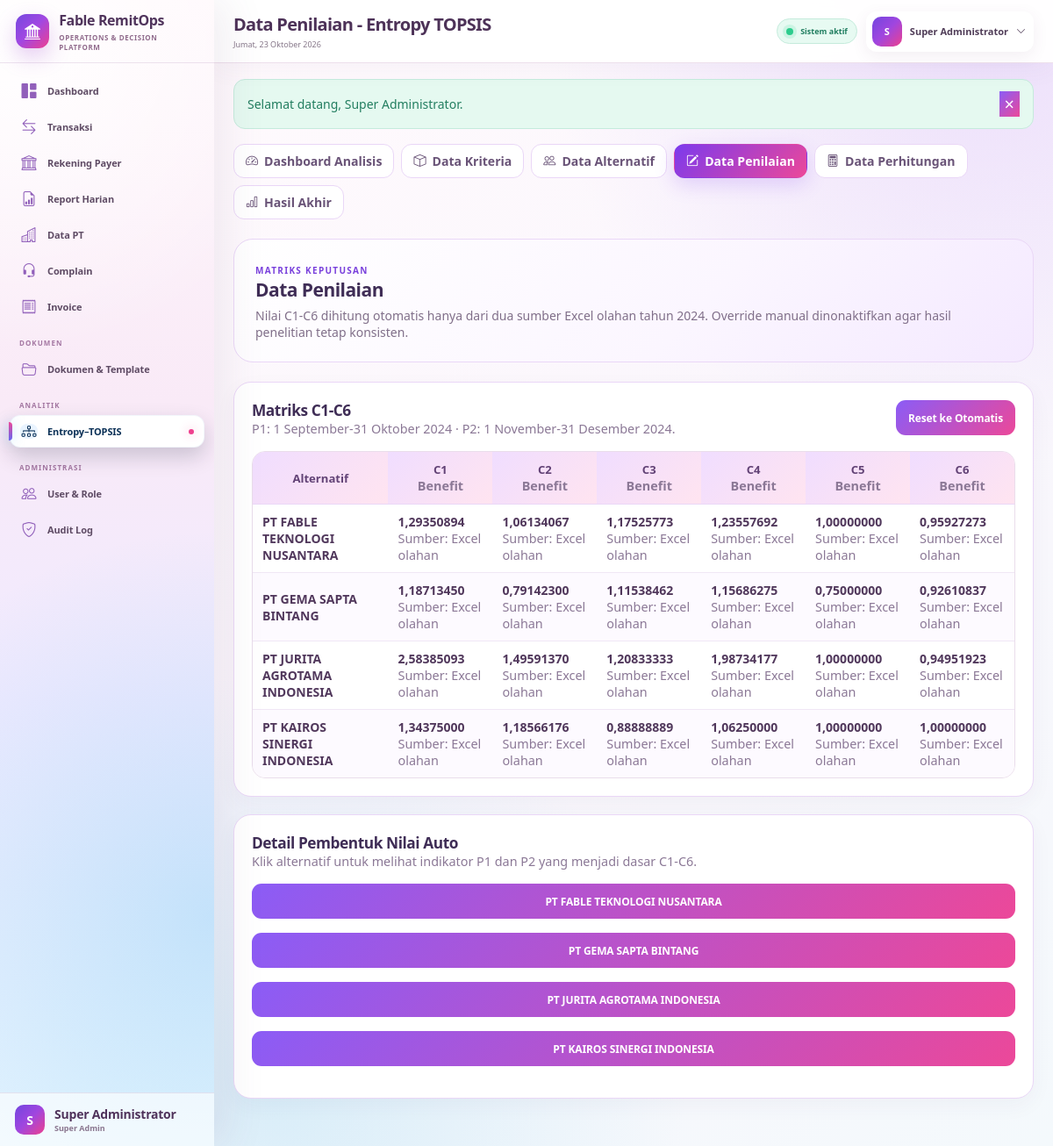
Page /public/analysis/assessment (signed in) on the committed database.
### tables this page shows
CREATE TABLE `users` (
  `id` bigint(20) UNSIGNED NOT NULL,
  `role_id` bigint(20) UNSIGNED NOT NULL,
  `name` varchar(150) NOT NULL,
  `username` varchar(80) NOT NULL,
  `email` varchar(190) NOT NULL,
  `password` varchar(255) NOT NULL,
  `transaction_team` tinyint(3) UNSIGNED DEFAULT NULL,
  `is_active` tinyint(1) NOT NULL DEFAULT 1,
  `must_change_password` tinyint(1) NOT NULL DEFAULT 1,
  `last_login_at` datetime DEFAULT NULL,
  `created_at` datetime NOT NULL DEFAULT current_timestamp(),
  `updated_at` datetime NOT NULL DEFAULT current_timestamp() ON UPDATE current_timestamp()
);

CREATE TABLE `roles` (
  `id` bigint(20) UNSIGNED NOT NULL,
  `code` varchar(50) NOT NULL,
  `name` varchar(100) NOT NULL,
  `description` varchar(255) DEFAULT NULL,
  `created_at` datetime NOT NULL DEFAULT current_timestamp()
);

CREATE TABLE `spk_criteria` (
  `id` bigint(20) UNSIGNED NOT NULL,
  `code` varchar(10) NOT NULL,
  `name` varchar(200) NOT NULL,
  `criterion_type` enum('benefit','cost') NOT NULL DEFAULT 'benefit',
  `data_rule` varchar(80) NOT NULL DEFAULT 'manual',
  `description` varchar(500) DEFAULT NULL,
  `sort_order` int(11) NOT NULL DEFAULT 0,
  `is_active` tinyint(1) NOT NULL DEFAULT 1,
  `created_by` bigint(20) UNSIGNED DEFAULT NULL,
  `created_at` datetime NOT NULL DEFAULT current_timestamp(),
  `updated_at` datetime NOT NULL DEFAULT current_timestamp() ON UPDATE current_timestamp()
);

CREATE TABLE `spk_alternatives` (
  `id` bigint(20) UNSIGNED NOT NULL,
  `alternative_key` varchar(80) NOT NULL,
  `name` varchar(255) NOT NULL,
  `is_active` tinyint(1) NOT NULL DEFAULT 1,
  `source_note` varchar(500) DEFAULT NULL,
  `created_at` datetime NOT NULL DEFAULT current_timestamp(),
  `updated_at` datetime NOT NULL DEFAULT current_timestamp() ON UPDATE current_timestamp()
);

CREATE TABLE `spk_assessments` (
  `id` bigint(20) UNSIGNED NOT NULL,
  `alternative_id` bigint(20) UNSIGNED NOT NULL,
  `criterion_id` bigint(20) UNSIGNED NOT NULL,
  `auto_value` decimal(24,8) NOT NULL DEFAULT 0.00000000,
  `override_value` decimal(24,8) DEFAULT NULL,
  `source_detail_json` longtext DEFAULT NULL,
  `updated_at` datetime NOT NULL DEFAULT current_timestamp() ON UPDATE current_timestamp()
);

### app/Views/analysis/assessment.php (the view, shortened to what the rows shown need)
<div class="spk-module">
<?php require __DIR__ . '/_nav.php'; ?>
<div class="spk-hero">
    <span class="eyebrow dark">MATRIKS KEPUTUSAN</span>
    <h2>Data Penilaian</h2>
    <p>Nilai C1-C6 dihitung otomatis hanya dari dua sumber Excel olahan tahun 2024. Override manual dinonaktifkan agar hasil penelitian tetap konsisten.</p>
</div>
<div class="spk-section">
    <div class="spk-section-head">
        <div><h3>Matriks C1-C6</h3><div class="spk-muted">P1: 1 September-31 Oktober 2024 · P2: 1 November-31 Desember 2024.</div></div>
        <form method="post" action="<?=url('/analysis/assessment/reset')?>" onsubmit="return confirm('Kembalikan semua nilai ke otomatis dari Report 2024 + Actual?')"><?=csrf_field()?><button class="btn btn-light">Reset ke Otomatis</button></form>
    </div>
    <div class="table-responsive"><table class="spk-table"><thead><tr><th>Alternatif</th><?php foreach($criteria as $c):?><th><?=e($c['code'])?><div class="spk-muted">Benefit</div></th><?php endforeach;?></tr></thead><tbody>
    <?php foreach($alternatives as $a):?><tr><td><strong><?=e($a['name'])?></strong></td><?php foreach($criteria as $c):$row=$assessmentMatrix[(int)$a['id']][(int)$c['id']]??null;$auto=(float)($row['auto_value']??0);$final=$auto;?><td><div><strong><?=number_format($final,8,',','.')?></strong></div><small class="spk-muted">Sumber: Excel olahan</small></td><?php endforeach;?></tr><?php endforeach;?></tbody></table></div>
</div>
<div class="spk-section">
    <div class="spk-section-head"><div><h3>Detail Pembentuk Nilai Auto</h3><div class="spk-muted">Klik alternatif untuk melihat indikator P1 dan P2 yang menjadi dasar C1-C6.</div></div></div>
    <?php foreach($alternatives as $a):
    ?>
    <details class="mb-3">
        <summary class="btn btn-light w-100 text-start"><strong><?=e($a['name'])?></strong></summary>
    </details>
    <?php endforeach; ?>
</div>
</div>

### app/Core/Router.php (shortened to what the rows shown need)
<?php
final class Router
{
    private array $routes = [];
    private function add(string $method, string $path, array $handler): void
    {
        $this->routes[] = compact('method', 'path', 'handler');
    }
    public function dispatch(): void
    {
        $method = strtoupper($_POST['_method'] ?? $_SERVER['REQUEST_METHOD'] ?? 'GET');
        $requestPath = parse_url($_SERVER['REQUEST_URI'] ?? '/', PHP_URL_PATH) ?: '/';
        $basePath = parse_url((string) App::config('app.url'), PHP_URL_PATH) ?: '';
        if ($basePath !== '' && str_starts_with($requestPath, $basePath)) {
            $requestPath = substr($requestPath, strlen($basePath)) ?: '/';
        }
        $requestPath = '/' . ltrim($requestPath, '/');
        $requestPath = $requestPath !== '/' ? rtrim($requestPath, '/') : '/';
        foreach ($this->routes as $route) {
            if ($route['method'] !== $method) {
                continue;
            }
            $pattern = preg_replace('#\{([a-zA-Z_][a-zA-Z0-9_]*)\}#', '(?P<$1>[^/]+)', $route['path']);
            if (preg_match('#^' . $pattern . '$#', $requestPath, $matches)) {
                $params = array_filter($matches, 'is_string', ARRAY_FILTER_USE_KEY);
                [$class, $action] = $route['handler'];
                $controller = new $class();
                $controller->{$action}(...array_values($params));
                return;
            }
        }
    }
}

### app/Views/partials/sidebar.php (shortened to what the rows shown need)
<?php
$path = parse_url(
    $_SERVER['REQUEST_URI'] ?? '/',
    PHP_URL_PATH
) ?: '/';
$currentUser = auth_user() ?? [];
$currentRole = (string) ($currentUser['role_code'] ?? '');
$documentRoles = [
    'super_admin',
    'superadmin',
    'supervisor',
    'admin_invoice',
    'invoice',
    'admin_complain',
    'complain',
];
$canOpenDocuments = in_array(
    $currentRole,
    $documentRoles,
    true
);
$active = static function (bool $condition): string {
    return $condition ? 'active' : '';
};
$isDashboard = $path === parse_url(url('/'), PHP_URL_PATH);
$isTransactions = str_contains($path, '/transactions');
$isPayerAccounts = str_contains($path, '/payer-accounts');
$isReports = str_contains($path, '/reports');
$isCompanies = str_contains($path, '/companies');
$isComplaints = str_contains($path, '/complaints');
$isInvoices = str_contains($path, '/invoices');
$isDocuments = str_contains($path, '/documents')
    || str_contains($path, '/document_templates.php')
    || str_contains($path, '/document_template_manager.php')
    || str_contains($path, '/invoice_templates.php')
    || str_contains($path, '/standing_instruction_7.php');
$isAnalysis = str_contains($path, '/analysis');
$isUsers = str_contains($path, '/users');
$isAudit = str_contains($path, '/audit');
$userName = trim(
    (string) ($currentUser['name'] ?? 'Pengguna')
);
$userInitial = strtoupper(
    substr($userName, 0, 1)
);
$userRoleName = trim(
    (string) (
        $currentUser['role_name']
        ?? $currentRole
        ?: 'Pengguna Sistem'
    )
);
?>
<aside
    class="sidebar"
    id="sidebar"
    aria-label="Navigasi utama"
>
    <div class="brand">
        <div class="brand-mark">
            <i class="bi bi-bank2"></i>
        </div>
        <div>
            <strong>
                Fable RemitOps
            </strong>
            <small>
                Operations &amp; Decision Platform
            </small>
        </div>
    </div>
    <nav class="sidebar-nav">
        <a
            class="nav-item <?= $active($isDashboard) ?>"
            href="<?= url('/') ?>"
            <?= $isDashboard
                ? 'aria-current="page"'
                : ''
            ?>
        >
            <i class="bi bi-grid-1x2-fill"></i>
            <span>Dashboard</span>
        </a>
        <?php if (can('transaction.view')): ?>
            <a
                class="nav-item <?= $active($isTransactions) ?>"
                href="<?= url('/transactions') ?>"
                <?= $isTransactions
                    ? 'aria-current="page"'
                    : ''
                ?>
            >
                <i class="bi bi-arrow-left-right"></i>
                <span>Transaksi</span>
            </a>
        <?php endif; ?>
        <?php if (can('payer_account.view')): ?>
            <a
                class="nav-item <?= $active($isPayerAccounts) ?>"
                href="<?= url('/payer-accounts') ?>"
                <?= $isPayerAccounts
                    ? 'aria-current="page"'
                    : ''
                ?>
            >
                <i class="bi bi-bank"></i>
                <span>Rekening Payer</span>
            </a>
        <?php endif; ?>
        <?php if (can('report.view')): ?>
            <a
                class="nav-item <?= $active($isReports) ?>"
                href="<?= url('/reports') ?>"
                <?= $isReports
                    ? 'aria-current="page"'
                    : ''
                ?>
            >
                <i class="bi bi-file-earmark-bar-graph"></i>
                <span>Report Harian</span>
            </a>
        <?php endif; ?>
        <?php if (can('company.view')): ?>
            <a
                class="nav-item <?= $active($isCompanies) ?>"
                href="<?= url('/companies') ?>"
                <?= $isCompanies
                    ? 'aria-current="page"'
                    : ''
                ?>
            >
                <i class="bi bi-buildings"></i>
                <span>Data PT</span>
            </a>
        <?php endif; ?>
        <?php if (can('complaint.view')): ?>
            <a
                class="nav-item <?= $active($isComplaints) ?>"
                href="<?= url('/complaints') ?>"
                <?= $isComplaints
                    ? 'aria-current="page"'
                    : ''
                ?>
            >
                <i class="bi bi-headset"></i>
                <span>Complain</span>
            </a>
        <?php endif; ?>
        <?php if (can('invoice.view')): ?>
            <a
                class="nav-item <?= $active($isInvoices) ?>"
                href="<?= url('/invoices') ?>"
                <?= $isInvoices
                    ? 'aria-current="page"'
                    : ''
                ?>
            >
                <i class="bi bi-receipt"></i>
                <span>Invoice</span>
            </a>
        <?php endif; ?>
        <?php if ($canOpenDocuments): ?>
            <div class="nav-label">
                DOKUMEN
            </div>
            <a
                class="nav-item <?= $active($isDocuments) ?>"
                href="<?= url('/documents') ?>"
                <?= $isDocuments
                    ? 'aria-current="page"'
                    : ''
                ?>
            >
                <i class="bi bi-folder2-open"></i>
                <span>
                    Dokumen &amp; Template
                </span>
            </a>
        <?php endif; ?>
        <?php if (can('analysis.view')): ?>
            <div class="nav-label">
                ANALITIK
            </div>
            <a
                class="nav-item <?= $active($isAnalysis) ?>"
                href="<?= url('/analysis') ?>"
                <?= $isAnalysis
                    ? 'aria-current="page"'
                    : ''
                ?>
            >
                <i class="bi bi-diagram-3"></i>
                <span>
                    Entropy–TOPSIS
                </span>
            </a>
        <?php endif; ?>
        <?php if (
            can('user.manage')
            || can('audit.view')
        ): ?>
            <div class="nav-label">
                ADMINISTRASI
            </div>
        <?php endif; ?>
        <?php if (can('user.manage')): ?>
            <a
                class="nav-item <?= $active($isUsers) ?>"
                href="<?= url('/users') ?>"
                <?= $isUsers
                    ? 'aria-current="page"'
                    : ''
                ?>
            >
                <i class="bi bi-people"></i>
                <span>User &amp; Role</span>
            </a>
        <?php endif; ?>
        <?php if (can('audit.view')): ?>
            <a
                class="nav-item <?= $active($isAudit) ?>"
                href="<?= url('/audit') ?>"
                <?= $isAudit
                    ? 'aria-current="page"'
                    : ''
                ?>
            >
                <i class="bi bi-shield-check"></i>
                <span>Audit Log</span>
            </a>
        <?php endif; ?>
    </nav>
    <div class="sidebar-footer">
        <div class="avatar-sm">
            <?= e($userInitial) ?>
        </div>
        <div class="min-w-0">
            <strong
                class="text-truncate d-block"
            >
                <?= e($userName) ?>
            </strong>
            <small>
                <?= e($userRoleName) ?>
            </small>
        </div>
    </div>
</aside>

### app/Views/partials/topbar.php (shortened to what the rows shown need)
<?php
$dayNames = [
    1 => 'Senin',
    2 => 'Selasa',
    3 => 'Rabu',
    4 => 'Kamis',
    5 => 'Jumat',
    6 => 'Sabtu',
    7 => 'Minggu',
];
$monthNames = [
    1 => 'Januari',
    2 => 'Februari',
    3 => 'Maret',
    4 => 'April',
    5 => 'Mei',
    6 => 'Juni',
    7 => 'Juli',
    8 => 'Agustus',
    9 => 'September',
    10 => 'Oktober',
    11 => 'November',
    12 => 'Desember',
];
$todayLabel = (
    $dayNames[(int) date('N')] ?? ''
)
    . ', '
    . date('d')
    . ' '
    . (
        $monthNames[(int) date('n')]
        ?? ''
    )
    . ' '
    . date('Y');
$currentUser = auth_user() ?? [];
$currentName = trim(
    (string) (
        $currentUser['name']
        ?? 'Pengguna'
    )
);
$initial = strtoupper(
    substr(
        $currentName,
        0,
        1
    )
);
?>
<header
    class="topbar"
    id="appTopbar"
>
    <div class="d-flex align-items-center gap-3">
        <div class="topbar-title">
            <h1>
                <?= e(
                    $title
                    ?? 'Dashboard'
                ) ?>
            </h1>
            <p>
                <?= e($todayLabel) ?>
            </p>
        </div>
    </div>
    <div class="topbar-actions">
        <span class="connection-pill">
            <span></span>
            Sistem aktif
        </span>
        <div
            class="dropdown"
            data-dropdown
        >
            <button
                class="user-menu"
                type="button"
                data-dropdown-toggle
                aria-expanded="false"
            >
                <div class="avatar-sm">
                    <?= e($initial) ?>
                </div>
                <span class="user-menu-name">
                    <?= e($currentName) ?>
                </span>
                <i class="bi bi-chevron-down"></i>
            </button>
        </div>
    </div>
</header>

### rows in the picture
users: name "S", name "Super Administrator", role.name "Super Admin"
spk_criteria: code "C1"
spk_criteria: code "C2"
spk_criteria: code "C3"
spk_criteria: code "C4"
spk_criteria: code "C5"
spk_criteria: code "C6"
spk_alternatives: name "PT FABLE TEKNOLOGI NUSANTARA", id.auto_value "1,29350894", id.auto_value "1,06134067", id.auto_value "1,17525773", id.auto_value "1,23557692", id.auto_value "1,00000000", id.auto_value "0,95927273"
spk_alternatives: name "PT GEMA SAPTA BINTANG", id.auto_value "1,18713450", id.auto_value "0,79142300", id.auto_value "1,11538462", id.auto_value "1,15686275", id.auto_value "0,75000000", id.auto_value "0,92610837"
spk_alternatives: name "PT JURITA AGROTAMA INDONESIA", id.auto_value "2,58385093", id.auto_value "1,49591370", id.auto_value "1,20833333", id.auto_value "1,98734177", id.auto_value "1,00000000", id.auto_value "0,94951923"
spk_alternatives: name "PT KAIROS SINERGI INDONESIA", id.auto_value "1,34375000", id.auto_value "1,18566176", id.auto_value "0,88888889", id.auto_value "1,06250000", id.auto_value "1,00000000"

### other values in the picture
$flashMessage "Selamat datang, Super Administrator."
$label "Dashboard Analisis"
$label "Data Kriteria"
$label "Data Alternatif"
$label "Data Penilaian"
$label "Data Perhitungan"
$label "Hasil Akhir"
